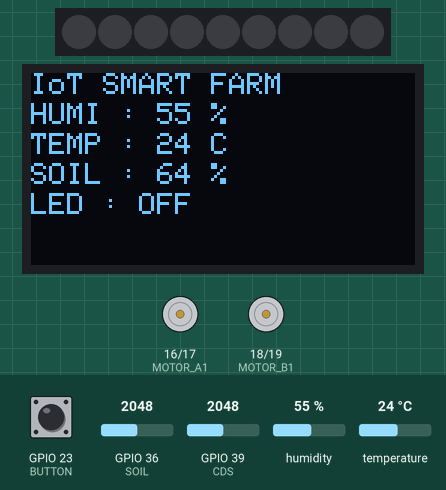
This sketch was run on a simulated ESP32. On the bench: 9 RGB LEDs in strip order, left to right, 128×64 one-colour display, motor-driver pin pairs drawn as motors (green arrow = first pin HIGH = forward, orange = second pin HIGH = backward, longer = more drive). Inputs (shaded band) come from the test bench; at power-on: humidity 55 %, GPIO 39 (CDS) = 2048, GPIO 36 (SOIL) = 2048, GPIO 23 (BUTTON) LOW, temperature 24 °C. Dim RGB values are drawn brighter than linear; what the sketch prints to the serial monitor is not drawn.

Above: at 2.9 s.
3.0 s: humidity set to 69 %
At 5.2 s:
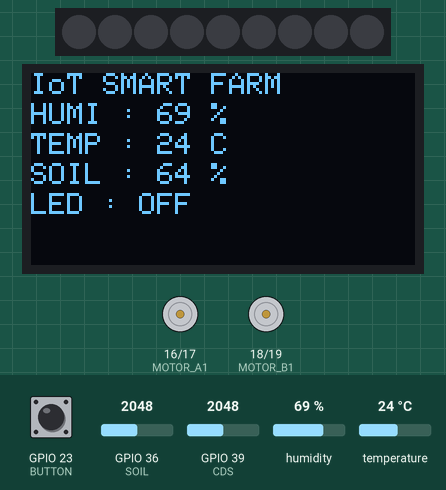
5.7 s: humidity set to 72 %
At 7.4 s:
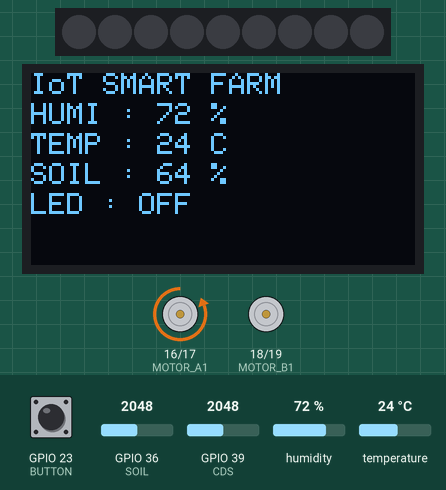
8.4 s: GPIO 39 (CDS) set to 208
11.5 s: GPIO 39 (CDS) set to 186
At 13.8 s:
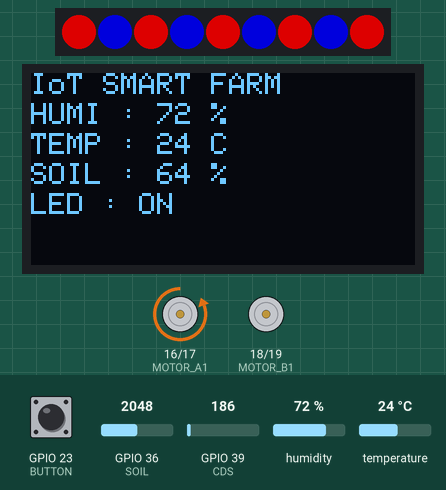
14.2 s: GPIO 36 (SOIL) set to 3077
At 14.7 s:
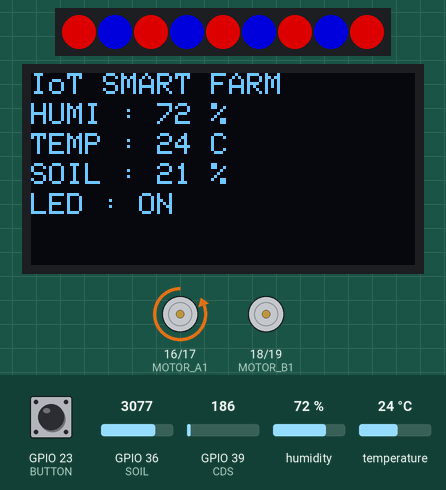
16.9 s: GPIO 36 (SOIL) set to 3163
At 19.1 s:
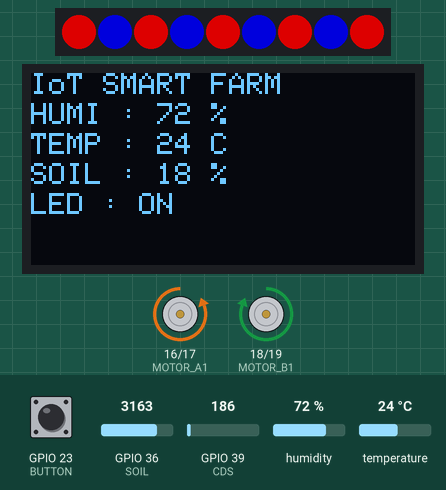
Timing chart, 0 to 20.6 s (numbered marks = the images above; inputs shaded):
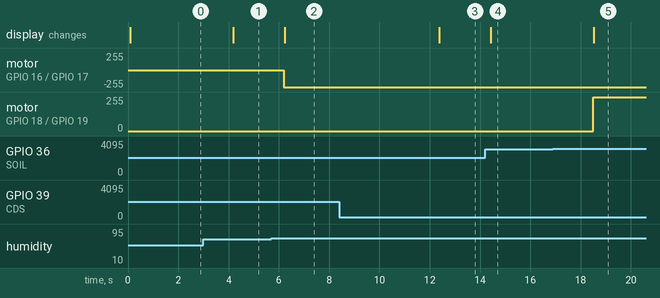

Measured:
- the behaviour switches between 70 and 71 % on humidity (found by bisection; images 1 and 2)
- the behaviour switches between 200 and 199 on GPIO 39 (CDS) (found by bisection; images 2 and 3)
- the behaviour switches between 3120 and 3121 on GPIO 36 (SOIL) (found by bisection; images 4 and 5)
- after the input at 3.0 s, the display: changes after 1.2 s (image 1)
- after the input at 5.7 s, motor on GPIO 16 (MOTOR_A1) / GPIO 17 (MOTOR_A2): stopped → backward 255/255 after 0.50 s; the display: changes after 0.53 s (image 2)
- after the input at 8.4 s, every drawn part: stays the same
- after the input at 11.5 s, the display: changes after 0.88 s (image 3)
- after the input at 14.2 s, the display: changes after 0.23 s (image 4)
- after the input at 16.9 s, motor on GPIO 18 (MOTOR_B1) / GPIO 19 (MOTOR_B2): stopped → forward 255/255 after 1.6 s; the display: changes after 1.6 s (image 5)

The sketch:

04.smart_farm_oled.ino
```cpp
#include <DHT.h>
#define DHTTYPE DHT11
#define DHTPIN 25
DHT dht(DHTPIN, DHTTYPE);

#define MOTOR_A1 16 //FAN
#define MOTOR_A2 17 //FAN

// 토양수분관리(2) 추가코드
//**********************************
#define MOTOR_B1 18 //WATER PUMP
#define MOTOR_B2 19 //WATER PUMP
#define SOIL 36
int soil_value;
bool pump_state;
//**********************************


//식물생장관리(3) 추가코드
//**********************************
#include <Adafruit_NeoPixel.h>
#define PIN        26
#define NUMPIXELS  9
Adafruit_NeoPixel pixels(NUMPIXELS, PIN, NEO_GRB + NEO_KHZ800);

#define BUTTON 23
#define CDS 39
bool led_state;
//**********************************

//디스플레이(4) 추가코드
//**********************************
#include <Wire.h>
#include <Adafruit_GFX.h>
#include <Adafruit_SSD1306.h>
#define SCREEN_WIDTH 128
#define SCREEN_HEIGHT 64

#define OLED_RESET     -1
#define SCREEN_ADDRESS 0x3C
Adafruit_SSD1306 display(SCREEN_WIDTH, SCREEN_HEIGHT, &Wire, OLED_RESET);
//**********************************


int h, t;
bool fan_state;

void setup() {
  Serial.begin(9600);
  pinMode(MOTOR_A1, OUTPUT);
  pinMode(MOTOR_A2, OUTPUT);

  dht.begin();

  // 토양수분관리(2) 추가코드
  //**********************************
  pinMode(MOTOR_B1, OUTPUT);
  pinMode(MOTOR_B2, OUTPUT);
  //**********************************

  //식물생장관리(3) 추가코드
  //**********************************
  pinMode(BUTTON, INPUT);
  pixels.begin();
  //**********************************

  //디스플레이(4) 추가코드
  //**********************************
  if(!display.begin(SSD1306_SWITCHCAPVCC, SCREEN_ADDRESS)) {
    Serial.println(F("SSD1306 allocation failed"));
    for(;;); // Don't proceed, loop forever
  }
  display.clearDisplay();
  display.setTextSize(1);
  display.setTextColor(SSD1306_WHITE);
  //**********************************
}


void loop() {
  dhtControl();
  fanControl();

  // 토양수분관리(2) 추가코드
  //**********************************
  soilControl();
  pumpContorl();
  //**********************************

  //식물생장관리(3) 추가코드
  //**********************************
  farmLedControl();
  //**********************************

  //디스플레이(4) 추가코드
  //**********************************
  displayControl();
  //**********************************

  delay(2000); // 2초 딜레이
}

//디스플레이(4) 추가코드
//**********************************
void displayControl(){
  display.clearDisplay();
  display.setCursor(0,0);
  display.print("IoT SMART FARM");
  display.setCursor(0,10);
  display.print("HUMI : ");
  display.print(h);
  display.print(" %");
  display.setCursor(0,20);
  display.print("TEMP : ");
  display.print(t);
  display.print(" C");
  display.setCursor(0,30);
  display.print("SOIL : ");
  display.print(soil_value);
  display.print(" %");
  display.setCursor(0,40);
  display.print("LED : ");
  display.print(led_state ? "ON" : "OFF");
  display.display();
}
//**********************************


//식물생장관리(3) 추가코드
//**********************************
void farmLedControl(){
  if(digitalRead(BUTTON)){
    led_state = !led_state;
    delay(100);
  }

  if(analogRead(CDS) < 200){
    led_state = true;
  }

  if(led_state){
    for(int i=0; i<NUMPIXELS; i++) {
      if(i%2 == 0){
        pixels.setPixelColor(i, pixels.Color(150, 0, 0));
      }else{
        pixels.setPixelColor(i, pixels.Color(0, 0, 150));
      }
    }
  }else{
    pixels.clear();
  }
  pixels.show();
}
//**********************************


// 토양수분관리(2) 추가코드
//**********************************
void soilControl(){
  soil_value = map(analogRead(SOIL), 3600, 1200, 0, 100);
  Serial.print("S : ");
  Serial.print(soil_value);
  Serial.println(" %");
  if(soil_value < 20){
    pump_state = true;
  }else{
    pump_state = false;
  }
}

void pumpContorl(){
  if(pump_state){
    water_pump_on();
  }else{
    water_pump_stop();
  }
}
//**********************************


void dhtControl(){
  h = dht.readHumidity();
  t = dht.readTemperature();
  Serial.print("H : ");
  Serial.print(h);
  Serial.print(" % , ");
  Serial.print("T : ");
  Serial.print(t);
  Serial.println(" °C");
  if(h > 70){
    fan_state = true;
  }else{
    fan_state = false;
  }
}

void fanControl(){
  if(fan_state){
    fan_on();
  }else{
    fan_off();
  }
}

void fan_on(){
  digitalWrite(MOTOR_A1, LOW);
  digitalWrite(MOTOR_A2, HIGH);
}

void fan_off(){
  digitalWrite(MOTOR_A1, LOW);
  digitalWrite(MOTOR_A2, LOW);
}

// 토양수분관리(2) 추가코드
//**********************************
void water_pump_on(){
  digitalWrite(MOTOR_B1, HIGH);
  digitalWrite(MOTOR_B2, LOW);
}

void water_pump_stop(){
  digitalWrite(MOTOR_B1, LOW);
  digitalWrite(MOTOR_B2, LOW);
}
//********************************** 
```
